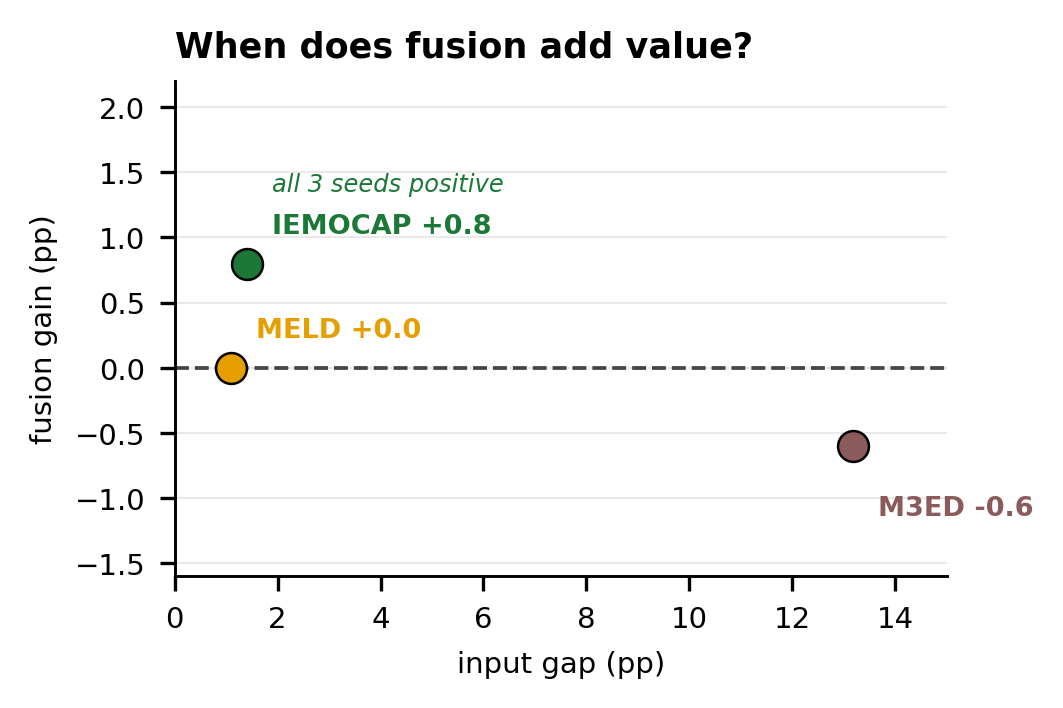

Generate this figure with Python:
# -*- coding: utf-8 -*-
"""图 H 右（单栏版）：融合增益 vs 输入强度差，供 LaTeX 双栏插入。

数据源：transfer_iemocap.json / transfer_meld.json（mean_fusion、arms_test_expert）；
M3ED 点来自正文正式测试（MHnoU 45.43 / cRBEF 58.60 / ReCoMER 58.00）。
IEMOCAP 增益 +0.8 = 3-seed 汇总 ReCoMER_gate (73.73) − text 专家 (72.95)。
"""
import json
import sys, os
sys.path.insert(0, os.path.dirname(os.path.abspath(__file__)))
import matplotlib.pyplot as plt
from style_shared import SIG_OK, SIG_MARGINAL, apply_style, save

apply_style()
BASE = os.path.dirname(os.path.abspath(__file__))

fig = plt.figure(figsize=(3.3, 2.5))
ax = fig.add_axes([0.17, 0.15, 0.78, 0.66])

pts = [
    (1.40, 0.8, SIG_OK, "IEMOCAP", "+0.8", "all 3 seeds positive"),
    (1.10, 0.0, SIG_MARGINAL, "MELD", "+0.0", None),
    (13.17, -0.6, "#8B5A5A", "M3ED", "-0.6", None),
]
for gap, gain, color, name, val, note in pts:
    ax.scatter([gap], [gain], s=55, color=color, edgecolor="black",
               linewidth=0.6, zorder=4)
    dy = 9 if name == "IEMOCAP" else (-15 if name == "M3ED" else 9)
    ax.annotate(f"{name} {val}", (gap, gain), textcoords="offset points",
                xytext=(6, dy), fontsize=6.5, color=color, fontweight="bold",
                va="center")
    if note:
        ax.annotate(note, (gap, gain), textcoords="offset points",
                    xytext=(6, dy + 10), fontsize=5.8, color=color,
                    va="center", style="italic")

ax.axhline(0, color="#444444", lw=0.9, ls="--", zorder=2)
ax.set_title("When does fusion add value?", loc="left", fontweight="bold",
             fontsize=8.4)
ax.set_xlabel("input gap (pp)", fontsize=7)
ax.set_ylabel("fusion gain (pp)", fontsize=7)
ax.set_xlim(0, 15)
ax.set_ylim(-1.6, 2.2)
ax.tick_params(labelsize=7)
ax.grid(axis="y", zorder=0)

save(fig, "figH_right_scatter")
